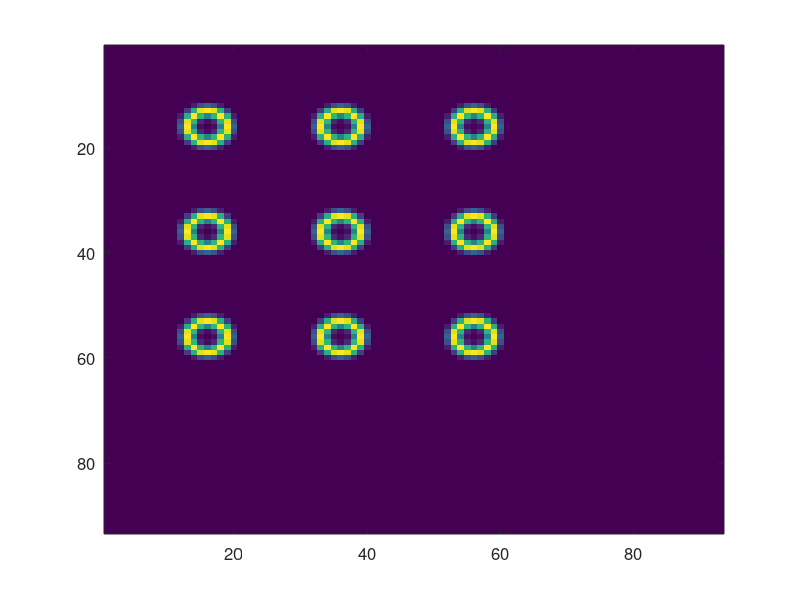
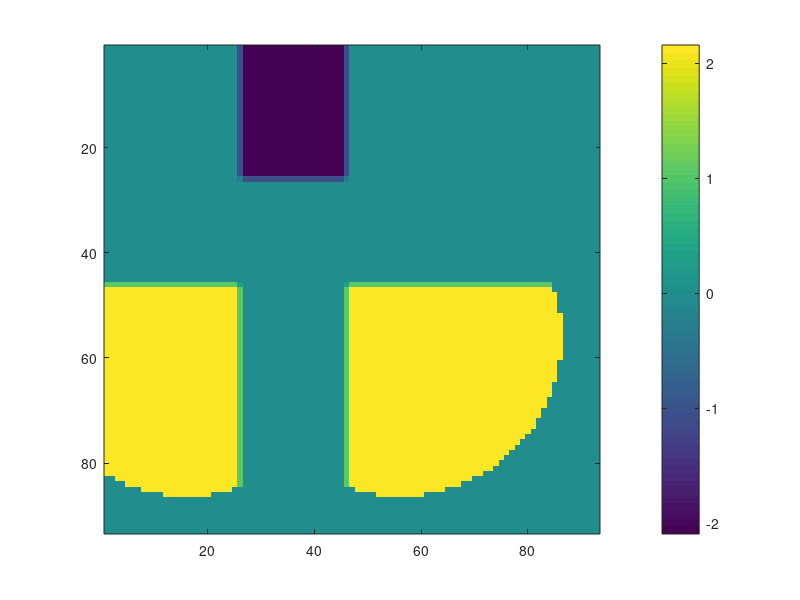

Reproduce these figures in MATLAB, in order. (Note: this script raises an error after producing the figures.)
clc;
clear all;
close all;

%% define a backbone
global lambda k AmpImage N M meshSize z;
N = 3; %3by3
space = 200e-6; %Spacing between elements
z = 1000e-6; % Distance of Image plane from the resonator plane

lambda = 1.550e-6;
k = 2 * pi / lambda;

Amp_sample = ones(N, N);
Phase_sample = [0	-2.09439510239320	0
            0	0	0
            2.09439510239320	0	2.09439510239320];

% sizeOfResonator = 10e-6; %10um.
spotSize = 30e-6;
scatterSize = 10e-6;
meshSize = 10000E-9;
scatterNum = 30;

boundary = 00e-6;

nearFields{N, N} = 0;

totalMesh = (space + boundary + spotSize) * (N + 1) / meshSize;

[xsNear, ysNear] = meshgrid((0:totalMesh) .* meshSize); % defining near field grid + xN/2

nearField = 0;

%% Generate the sample plane profile
for col = 1:N

    for row = 1:N

        for num = 1:scatterNum
%             from 0 to 2pi: 
            theta = (num-1)*2*pi/scatterNum;
            nearFields{row, col} = Amp_sample(row, col) * ...
                (exp((-((xsNear - boundary * 2 - (col - 0.25) * space + spotSize*cos(theta)).^2 + ...
                (ysNear - boundary * 2 - (row - 0.25) * space + spotSize*sin(theta)).^2) / (scatterSize^2))) * ...
                exp(1i * Phase_sample(row, col)));
            nearField = nearField + nearFields{row, col};
            
        end

    end

end

figure;
imagesc(abs(nearField));
set(gcf, 'Position', [00, 00, 350, 300])
set(gca, 'FontSize', 12)% Font Size

figure;
imagesc(angle(nearField));
colorbar

%% calculate the hologram
E_holo = HologramHelperClass2.supperposition(conj(HologramHelperClass2.normalize(nearField)));

figure;
imagesc(abs((E_holo.*E_holo)));
set(gcf, 'Position', [00, 00, 350, 300])
set(gca,'FontSize', 12) % Font Size

figure;
imagesc(angle(E_holo));
